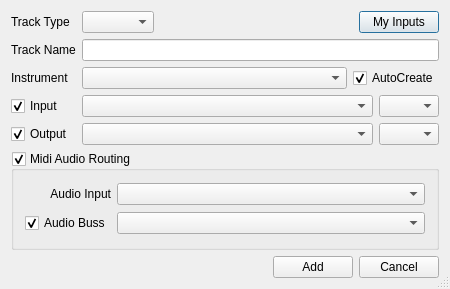
<?xml version="1.0" encoding="UTF-8"?>
<ui version="4.0">
 <class>CreateTrackBase</class>
 <widget class="QDialog" name="CreateTrackBase">
  <property name="windowModality">
   <enum>Qt::NonModal</enum>
  </property>
  <property name="geometry">
   <rect>
    <x>0</x>
    <y>0</y>
    <width>450</width>
    <height>289</height>
   </rect>
  </property>
  <property name="windowTitle">
   <string>OOMidi: Create Track</string>
  </property>
  <property name="sizeGripEnabled">
   <bool>true</bool>
  </property>
  <property name="modal">
   <bool>false</bool>
  </property>
  <layout class="QGridLayout" name="gridLayout_2">
   <item row="0" column="0">
    <widget class="QLabel" name="label">
     <property name="text">
      <string>Track Type</string>
     </property>
    </widget>
   </item>
   <item row="0" column="1">
    <layout class="QHBoxLayout" name="horizontalLayout">
     <property name="leftMargin">
      <number>0</number>
     </property>
     <item>
      <widget class="QComboBox" name="cmbType">
       <property name="sizePolicy">
        <sizepolicy hsizetype="Fixed" vsizetype="Fixed">
         <horstretch>0</horstretch>
         <verstretch>0</verstretch>
        </sizepolicy>
       </property>
       <property name="sizeAdjustPolicy">
        <enum>QComboBox::AdjustToContents</enum>
       </property>
      </widget>
     </item>
     <item>
      <spacer name="horizontalSpacer_2">
       <property name="orientation">
        <enum>Qt::Horizontal</enum>
       </property>
       <property name="sizeHint" stdset="0">
        <size>
         <width>40</width>
         <height>20</height>
        </size>
       </property>
      </spacer>
     </item>
     <item>
      <widget class="QPushButton" name="btnMyInput">
       <property name="text">
        <string>My Inputs</string>
       </property>
      </widget>
     </item>
    </layout>
   </item>
   <item row="1" column="0">
    <widget class="QLabel" name="lblName">
     <property name="sizePolicy">
      <sizepolicy hsizetype="Fixed" vsizetype="Preferred">
       <horstretch>0</horstretch>
       <verstretch>0</verstretch>
      </sizepolicy>
     </property>
     <property name="minimumSize">
      <size>
       <width>40</width>
       <height>0</height>
      </size>
     </property>
     <property name="text">
      <string>Track Name</string>
     </property>
    </widget>
   </item>
   <item row="1" column="1">
    <widget class="QLineEdit" name="txtName"/>
   </item>
   <item row="2" column="0">
    <widget class="QLabel" name="lblInstrument">
     <property name="text">
      <string>Instrument</string>
     </property>
    </widget>
   </item>
   <item row="2" column="1">
    <layout class="QHBoxLayout" name="horizontalLayout_2">
     <item>
      <widget class="QComboBox" name="cmbInstrument">
       <property name="sizePolicy">
        <sizepolicy hsizetype="Expanding" vsizetype="Fixed">
         <horstretch>0</horstretch>
         <verstretch>0</verstretch>
        </sizepolicy>
       </property>
       <property name="insertPolicy">
        <enum>QComboBox::InsertAlphabetically</enum>
       </property>
      </widget>
     </item>
     <item>
      <widget class="QCheckBox" name="chkAutoCreate">
       <property name="toolTip">
        <string>Auto create MIDI Input and Audio Output ports on Instrument selection</string>
       </property>
       <property name="text">
        <string>AutoCreate</string>
       </property>
       <property name="checked">
        <bool>true</bool>
       </property>
      </widget>
     </item>
    </layout>
   </item>
   <item row="3" column="0">
    <widget class="QCheckBox" name="chkInput">
     <property name="toolTip">
      <string>Create Input routing</string>
     </property>
     <property name="text">
      <string>Input</string>
     </property>
     <property name="checked">
      <bool>true</bool>
     </property>
    </widget>
   </item>
   <item row="3" column="1">
    <layout class="QHBoxLayout" name="horizontalLayout_3">
     <item>
      <widget class="QComboBox" name="cmbInput">
       <property name="sizePolicy">
        <sizepolicy hsizetype="MinimumExpanding" vsizetype="Fixed">
         <horstretch>0</horstretch>
         <verstretch>0</verstretch>
        </sizepolicy>
       </property>
       <property name="duplicatesEnabled">
        <bool>false</bool>
       </property>
      </widget>
     </item>
     <item>
      <widget class="QComboBox" name="cmbInChannel">
       <property name="sizePolicy">
        <sizepolicy hsizetype="Fixed" vsizetype="Fixed">
         <horstretch>0</horstretch>
         <verstretch>0</verstretch>
        </sizepolicy>
       </property>
       <property name="maximumSize">
        <size>
         <width>60</width>
         <height>16777215</height>
        </size>
       </property>
      </widget>
     </item>
    </layout>
   </item>
   <item row="4" column="0">
    <widget class="QCheckBox" name="chkOutput">
     <property name="toolTip">
      <string>Create Output routing</string>
     </property>
     <property name="text">
      <string>Output</string>
     </property>
     <property name="checked">
      <bool>true</bool>
     </property>
    </widget>
   </item>
   <item row="4" column="1">
    <layout class="QHBoxLayout" name="horizontalLayout_4">
     <item>
      <widget class="QComboBox" name="cmbOutput">
       <property name="sizePolicy">
        <sizepolicy hsizetype="Expanding" vsizetype="Fixed">
         <horstretch>0</horstretch>
         <verstretch>0</verstretch>
        </sizepolicy>
       </property>
      </widget>
     </item>
     <item>
      <widget class="QComboBox" name="cmbOutChannel">
       <property name="sizePolicy">
        <sizepolicy hsizetype="Fixed" vsizetype="Fixed">
         <horstretch>0</horstretch>
         <verstretch>0</verstretch>
        </sizepolicy>
       </property>
       <property name="maximumSize">
        <size>
         <width>60</width>
         <height>16777215</height>
        </size>
       </property>
      </widget>
     </item>
    </layout>
   </item>
   <item row="5" column="0" colspan="2">
    <widget class="QGroupBox" name="midiBox">
     <property name="toolTip">
      <string>Add Audio Input  tracks and Busses for monitoring output from LinuxSampler
This is required for tracks connected to LinuxSampler , if not previously configured.</string>
     </property>
     <property name="title">
      <string>Midi Audio Routing</string>
     </property>
     <property name="checkable">
      <bool>true</bool>
     </property>
     <layout class="QGridLayout" name="gridLayout">
      <item row="0" column="0">
       <widget class="QLabel" name="lblMonitor">
        <property name="text">
         <string>Audio Input</string>
        </property>
        <property name="alignment">
         <set>Qt::AlignRight|Qt::AlignTrailing|Qt::AlignVCenter</set>
        </property>
       </widget>
      </item>
      <item row="0" column="1">
       <widget class="QComboBox" name="cmbMonitor">
        <property name="sizePolicy">
         <sizepolicy hsizetype="Expanding" vsizetype="Fixed">
          <horstretch>0</horstretch>
          <verstretch>0</verstretch>
         </sizepolicy>
        </property>
       </widget>
      </item>
      <item row="1" column="0">
       <widget class="QCheckBox" name="chkBuss">
        <property name="toolTip">
         <string>Route audio to Buss then Master</string>
        </property>
        <property name="text">
         <string>Audio Buss</string>
        </property>
        <property name="checked">
         <bool>true</bool>
        </property>
       </widget>
      </item>
      <item row="1" column="1">
       <widget class="QComboBox" name="cmbBuss">
        <property name="sizePolicy">
         <sizepolicy hsizetype="Expanding" vsizetype="Fixed">
          <horstretch>0</horstretch>
          <verstretch>0</verstretch>
         </sizepolicy>
        </property>
       </widget>
      </item>
     </layout>
    </widget>
   </item>
   <item row="6" column="0" colspan="2">
    <layout class="QHBoxLayout" name="buttonLayout">
     <item>
      <spacer name="horizontalSpacer">
       <property name="orientation">
        <enum>Qt::Horizontal</enum>
       </property>
       <property name="sizeHint" stdset="0">
        <size>
         <width>40</width>
         <height>20</height>
        </size>
       </property>
      </spacer>
     </item>
     <item>
      <widget class="QPushButton" name="btnAdd">
       <property name="text">
        <string>Add</string>
       </property>
      </widget>
     </item>
     <item>
      <widget class="QPushButton" name="btnCancel">
       <property name="text">
        <string>Cancel</string>
       </property>
      </widget>
     </item>
    </layout>
   </item>
  </layout>
 </widget>
 <layoutdefault spacing="6" margin="11"/>
 <resources/>
 <connections/>
</ui>
